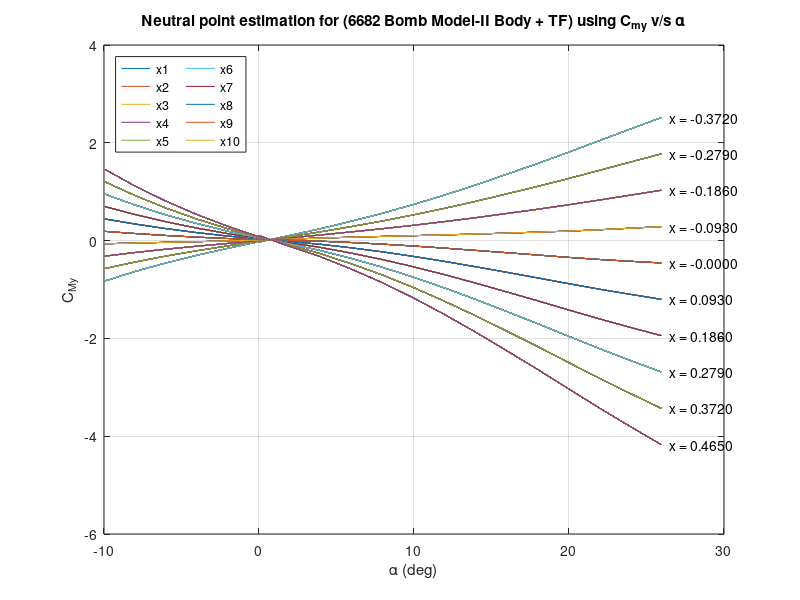

Write the MATLAB code that produced this figure.
%% Neutral Point estimation for Body alone configuration
clc
clear all
close all

% Geometrical data (constant)
q = 963.625;         % for 1st velocity
S = 0.009677;
l = 0.884;
Q1 = 1/q/S;
Q2 = 1/q/S/l;

% Balance center location(m)
% x = -0.465;
y = 0;
z = 0;

% Measured Voltage signal
CM = [63.080043	0.144499	-0.206795	1.354260	1.630051	4.275882
-0.123649	150.309342	0.592082	-0.725847	0.030856	0.393628
0.024098	-0.689773	151.831777	0.096597	-0.571799	-4.414537
0.152944	-2.334107	0.037781	77.595997	0.445712	5.841784
-0.006030	0.114642	-0.574072	-0.065800	79.176337	0.322466
0.047415	0.466131	0.099431	0.208017	0.190935	44.877349];

% No wind data
NW = [-0.000122	-0.000856	0.000737	-0.000887	-0.000321	0.000540];
NW = NW';

% k = [Pitch af	n1	n2	s1	s2	rm]
% Data for 40 m/s
k = [-9.947917	0.004041	0.010666	-0.025613	0.000252	-0.001648	0.000556
-8.052083	0.004303	0.008047	-0.019603	0.000321	-0.00189	0.000534
-6.052083	0.004447	0.00559	-0.013974	0.000369	-0.002227	0.000534
-4.0625	0.004555	0.003472	-0.00907	0.000284	-0.002226	0.000534
-2.0625	0.004576	0.001695	-0.004794	0.000163	-0.002093	0.00055
-0.052083	0.004651	0.000305	-0.001106	0.00012	-0.002148	0.000567
0.052083	0.004584	0.000547	-0.001454	0.000067	-0.00203	0.000546
1.947917	0.004693	-0.000915	0.002245	-0.000069	-0.001849	0.000555
3.947917	0.004635	-0.002199	0.005815	-0.000038	-0.001871	0.000523
5.947917	0.004555	-0.003961	0.010213	-0.00002	-0.002064	0.00051
7.947917	0.004402	-0.006041	0.015162	0.000073	-0.002172	0.00051
9.947917	0.004198	-0.008423	0.020711	0.000142	-0.002359	0.000489
11.947917	0.003985	-0.011058	0.026797	0.000099	-0.002414	0.000472
13.947917	0.003639	-0.013887	0.033287	-0.000001	-0.002484	0.000497
15.9375	0.00319	-0.016762	0.040025	-0.000171	-0.002655	0.000532
17.947917	0.002619	-0.019732	0.046936	-0.000346	-0.002734	0.000544
19.947917	0.002035	-0.022735	0.05403	-0.000156	-0.003364	0.000573
21.947917	0.001441	-0.025527	0.060936	0.000338	-0.004356	0.000604
23.947917	0.000957	-0.028028	0.067456	0.000961	-0.005535	0.000605
25.947917	0.000578	-0.0304	0.073778	0.00176	-0.006996	0.000559];

a = transpose(k);
v = [a(2,:); a(3,:); a(4,:); a(5,:); a(6,:); a(7,:)];       % a = [af;	n1;	n2;	s1;	s2;	rm] (6x20)

alpha_dummy = [];
Cmy_dummy1=[];
Cmy_dummy2=[];
Cmy_dummy3=[];
Cmy_dummy4=[];
Cmy_dummy5=[];
Cmy_dummy6=[];
Cmy_dummy7=[];
Cmy_dummy8=[];
Cmy_dummy9=[];
Cmy_dummy10=[];

x = [-0.465:0.093:(0.465-0.093)];       % The CG is varied from 0.45 to -0.45 to find NP of configuration

        y1 = [-1 0 0 0 0 0; 0 1 0 0 0 0; 0 0 -1 0 0 0; 0 -z y 1 0 0; z 0 -x(1) 0 1 0; -y x(1) 0 0 0 1];
        y2 = [-1 0 0 0 0 0; 0 1 0 0 0 0; 0 0 -1 0 0 0; 0 -z y 1 0 0; z 0 -x(2) 0 1 0; -y x(2) 0 0 0 1];
        y3 = [-1 0 0 0 0 0; 0 1 0 0 0 0; 0 0 -1 0 0 0; 0 -z y 1 0 0; z 0 -x(3) 0 1 0; -y x(3) 0 0 0 1];
        y4 = [-1 0 0 0 0 0; 0 1 0 0 0 0; 0 0 -1 0 0 0; 0 -z y 1 0 0; z 0 -x(4) 0 1 0; -y x(4) 0 0 0 1];
        y5 = [-1 0 0 0 0 0; 0 1 0 0 0 0; 0 0 -1 0 0 0; 0 -z y 1 0 0; z 0 -x(5) 0 1 0; -y x(5) 0 0 0 1];
        y6 = [-1 0 0 0 0 0; 0 1 0 0 0 0; 0 0 -1 0 0 0; 0 -z y 1 0 0; z 0 -x(6) 0 1 0; -y x(6) 0 0 0 1];
        y7 = [-1 0 0 0 0 0; 0 1 0 0 0 0; 0 0 -1 0 0 0; 0 -z y 1 0 0; z 0 -x(7) 0 1 0; -y x(7) 0 0 0 1];
        y8 = [-1 0 0 0 0 0; 0 1 0 0 0 0; 0 0 -1 0 0 0; 0 -z y 1 0 0; z 0 -x(8) 0 1 0; -y x(8) 0 0 0 1];
        y9 = [-1 0 0 0 0 0; 0 1 0 0 0 0; 0 0 -1 0 0 0; 0 -z y 1 0 0; z 0 -x(9) 0 1 0; -y x(9) 0 0 0 1];
        y10 = [-1 0 0 0 0 0; 0 1 0 0 0 0; 0 0 -1 0 0 0; 0 -z y 1 0 0; z 0 -x(10) 0 1 0; -y x(10) 0 0 0 1];

for i = 1:1:20

    af = v(1,i);
    n1 = v(2,i);
    n2 = v(3,i);
    s1 = v(4,i);
    s2 = v(5,i);
    rm = v(6,i);

    a = [af; n1; n2; s1; s2; rm];
    alpha = k(:,1);

    A = CM*[a - NW];      % A=[Ax;N1;N2;S1;S2;Rm] in kg and kg-m    
    Af = A(1);    
    N1 = A(2);    
    N2 = A(3);    
    S1 = A(4);    
    S2 = A(5);   
    Rm = A(6);

    % Transform the forces and moments to the body axis
    % FM = [fx; fy; fz; mx; my; mz]
    FM = [Af; (S1+S2); (N1+N2); Rm; (N1-N2)*0.065; (S1-S2)*0.065]*9.81;

    % Transform the forces and moments to the C.G the flight vehicle
    % CG = [Fx Fy Fz Mx My Mz] @cg
    CG1 = y1*FM;
    CG2 = y2*FM;
    CG3 = y3*FM;
    CG4 = y4*FM;
    CG5 = y5*FM;
    CG6 = y6*FM;
    CG7 = y7*FM;
    CG8 = y8*FM;
    CG9 = y9*FM;
    CG10 = y10*FM;

    % Mxyz = [Mx My Mz]
    Mxyz1 = CG1(4:6,1);
    Mxyz2 = CG2(4:6,1);
    Mxyz3 = CG3(4:6,1);
    Mxyz4 = CG4(4:6,1);
    Mxyz5 = CG5(4:6,1);
    Mxyz6 = CG6(4:6,1);
    Mxyz7 = CG7(4:6,1);
    Mxyz8 = CG8(4:6,1);
    Mxyz9 = CG9(4:6,1);
    Mxyz10 = CG10(4:6,1);
    
    % Cmxyz = [Cmx Cmy Cmz]
    Cmxyz1 = (1/(q*S*l))*Mxyz1;
    Cmxyz2 = (1/(q*S*l))*Mxyz2;
    Cmxyz3 = (1/(q*S*l))*Mxyz3;
    Cmxyz4 = (1/(q*S*l))*Mxyz4;
    Cmxyz5 = (1/(q*S*l))*Mxyz5;
    Cmxyz6 = (1/(q*S*l))*Mxyz6;
    Cmxyz7 = (1/(q*S*l))*Mxyz7;
    Cmxyz8 = (1/(q*S*l))*Mxyz8;
    Cmxyz9 = (1/(q*S*l))*Mxyz9;
    Cmxyz10 = (1/(q*S*l))*Mxyz10;

    Cmy1 = Cmxyz1(2);
    Cmy2 = Cmxyz2(2);
    Cmy3 = Cmxyz3(2);
    Cmy4 = Cmxyz4(2);
    Cmy5 = Cmxyz5(2);
    Cmy6 = Cmxyz6(2);
    Cmy7 = Cmxyz7(2);
    Cmy8 = Cmxyz8(2);
    Cmy9 = Cmxyz9(2);
    Cmy10 = Cmxyz10(2);

    Cmy_dummy1 = [Cmy_dummy1, Cmy1];
    Cmy_dummy2 = [Cmy_dummy2, Cmy2];
    Cmy_dummy3 = [Cmy_dummy3, Cmy3];
    Cmy_dummy4 = [Cmy_dummy4, Cmy4];
    Cmy_dummy5 = [Cmy_dummy5, Cmy5];
    Cmy_dummy6 = [Cmy_dummy6, Cmy6];
    Cmy_dummy7 = [Cmy_dummy7, Cmy7];
    Cmy_dummy8 = [Cmy_dummy8, Cmy8];
    Cmy_dummy9 = [Cmy_dummy9, Cmy9];
    Cmy_dummy10 = [Cmy_dummy10, Cmy10];

    alpha_dummy = [alpha_dummy, alpha];

end    

figure('Name','Neutral Point estimation for Bomb Model-II_Body_TF_0','NumberTitle','off')
plot(alpha_dummy,Cmy_dummy1)
hold on
plot(alpha_dummy,Cmy_dummy2)
hold on
plot(alpha_dummy,Cmy_dummy3)
hold on
plot(alpha_dummy,Cmy_dummy4)
hold on
plot(alpha_dummy,Cmy_dummy5)
hold on
plot(alpha_dummy,Cmy_dummy6)
hold on
plot(alpha_dummy,Cmy_dummy7)
hold on
plot(alpha_dummy,Cmy_dummy8)
hold on
plot(alpha_dummy,Cmy_dummy9)
hold on
plot(alpha_dummy,Cmy_dummy10)
hold off
title('Neutral point estimation for (6682 Bomb Model-II Body + TF) using C_m_y v/s α')
grid on
xlabel('α (deg)')
ylabel('C_M_y')
legend({'x1','x2','x3','x4','x5','x6','x7','x8','x9','x10'},'Location','northwest','NumColumns',2)

y_text_location = [Cmy_dummy1(20), Cmy_dummy2(20), Cmy_dummy3(20), Cmy_dummy4(20), Cmy_dummy5(20),...
        Cmy_dummy6(20), Cmy_dummy7(20), Cmy_dummy8(20), Cmy_dummy9(20), Cmy_dummy10(20)]

for i=1:10
    j = i-1;
    x(i) = -0.465 + i*0.093
    textString = sprintf('x = %.4f', x(i));
    text(26.5, y_text_location(i), textString, 'FontSize', 10);
    hold on;
end
